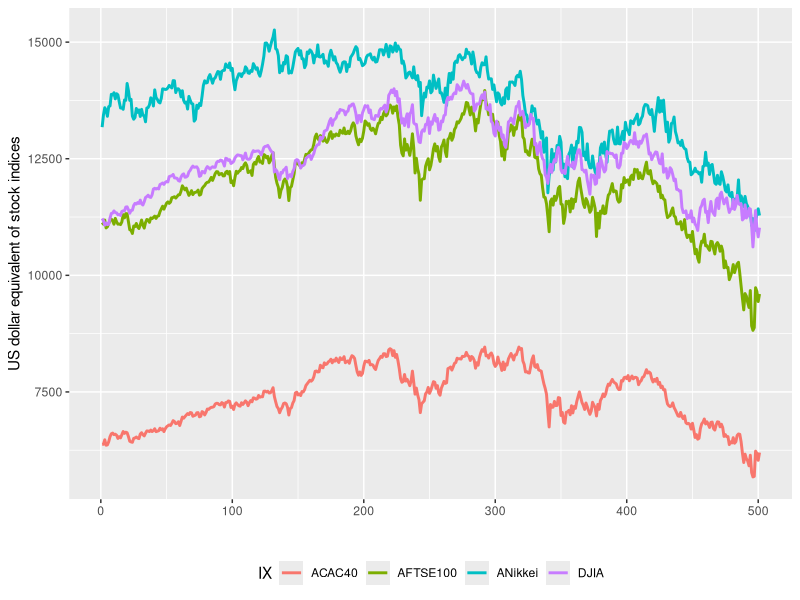
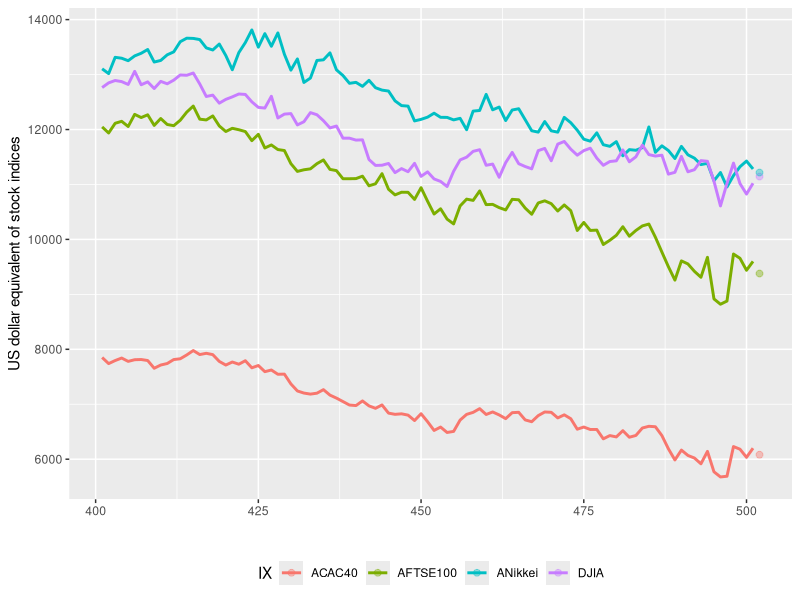
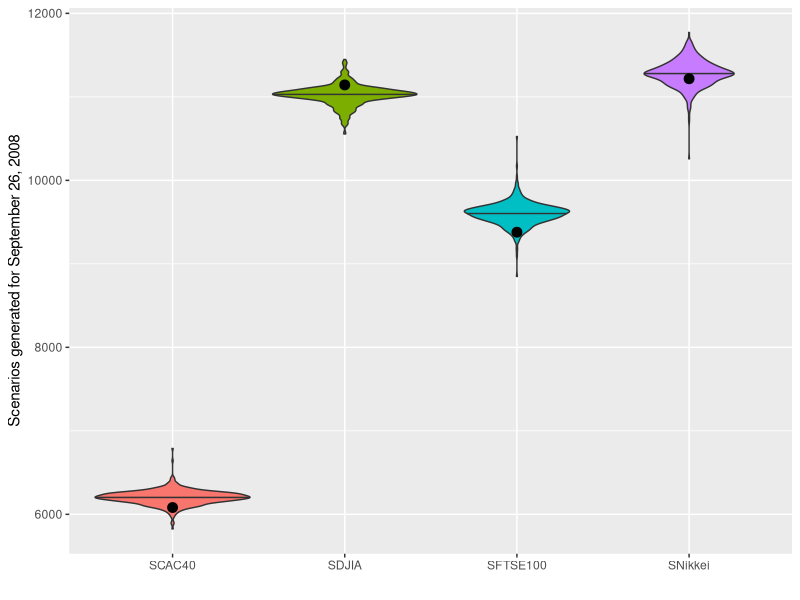
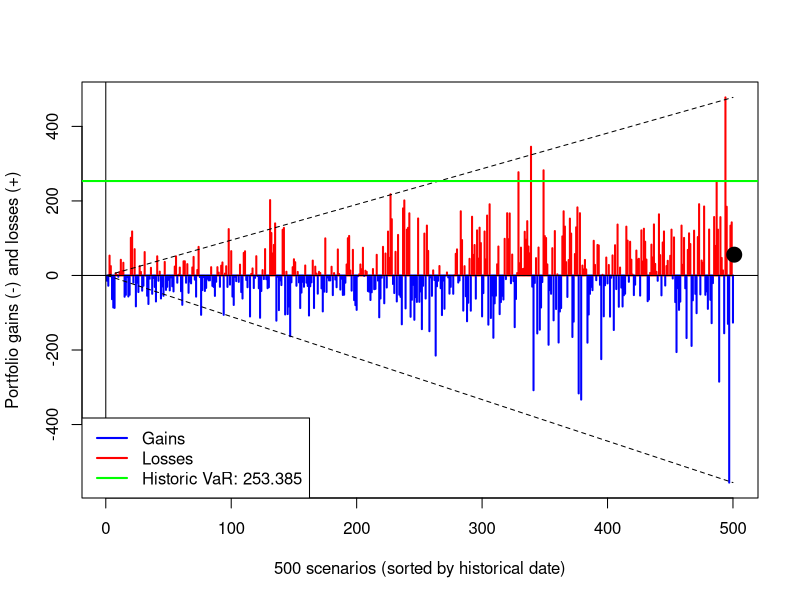
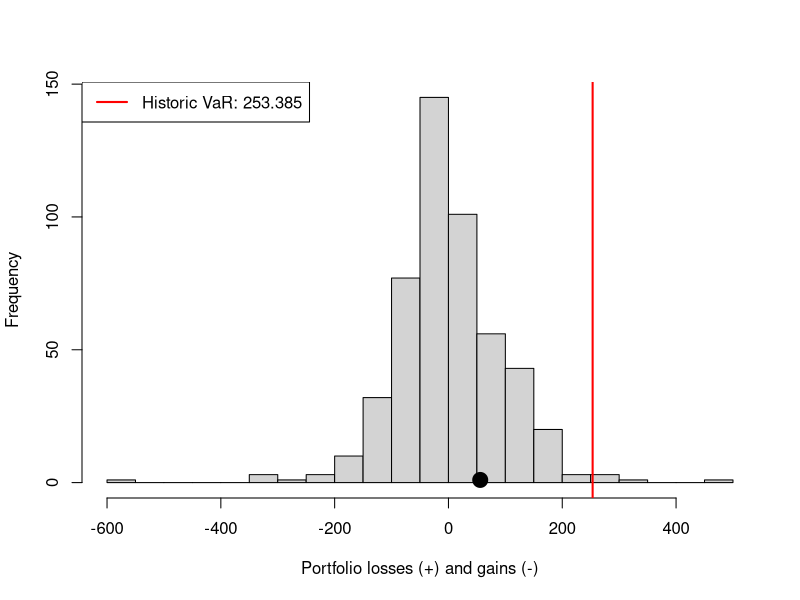
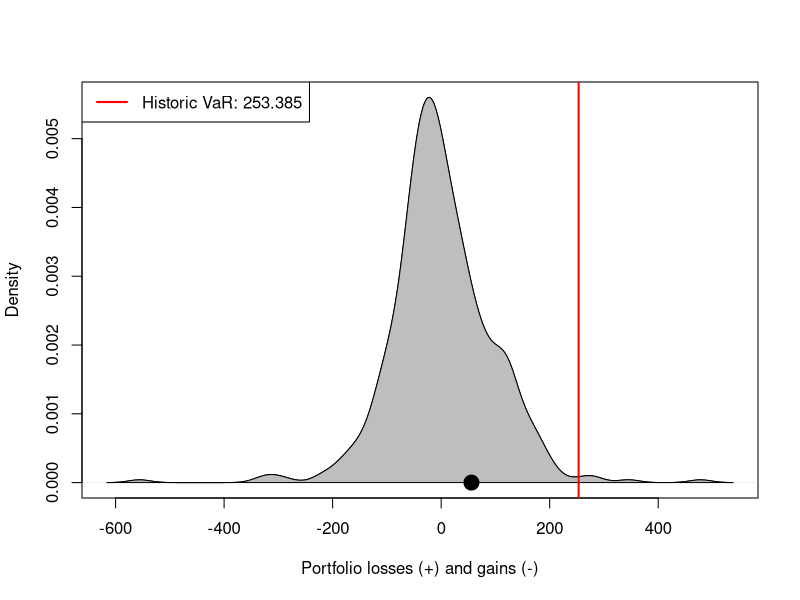
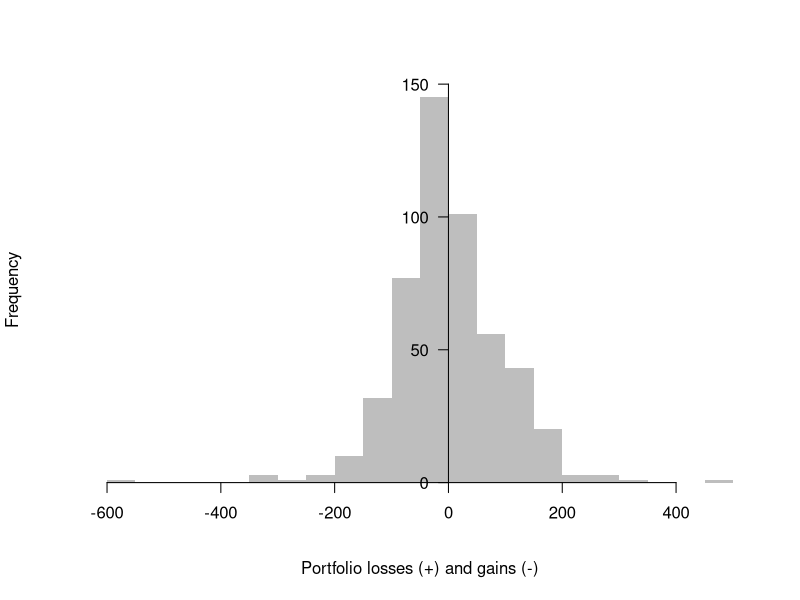
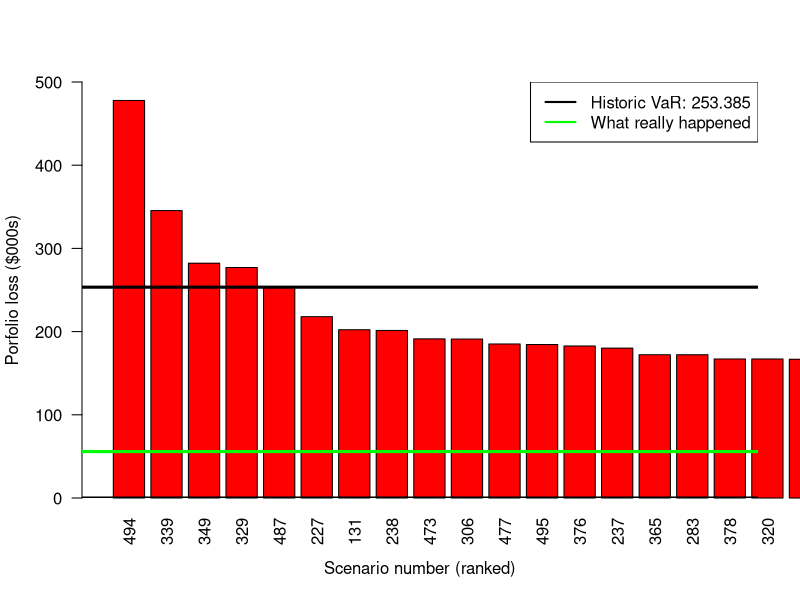

Reproduce these figures in R, in order.
## ---- chunk 1
rm(list=ls())
#library(zoo)
library(dplyr)
library(ggplot2)
library(tidyr)
## ---- chunk 2
df <- read.table("dataR.txt", sep = "", header = TRUE) 
## ---- chunk 3
head(df)
## ---- chunk 4
df.Adj <- df %>%
  mutate(Day = c(0:501)) %>%
  mutate(AFTSE100 = FTSE100 * USDGBP) %>%
  mutate(ACAC40 = CAC40 / EURUSD) %>%
  mutate(ANikkei = Nikkei / YENUSD)
## ---- chunk 5
df.Adj %>%
  select(Day, DJIA, AFTSE100, ACAC40, ANikkei) %>%
  slice(1, 2, 3, 4, 500, 501)
## ---- chunk 6
df.Adj %>%
  mutate(ANikkei = ANikkei*100) %>%
  mutate(obs = c(1:502)) %>%
  select(obs, DJIA, AFTSE100, ACAC40, ANikkei) %>%
  filter(obs < 502) %>%
  gather(IX, Adj, DJIA, AFTSE100, ACAC40, ANikkei) %>%
  mutate(IX = as.factor(IX)) %>%
  ggplot(aes(x = obs, y = Adj, col = IX)) +
  geom_line(size = 1) +
  labs(y = "US dollar equivalent of stock indices", x = "") +
  theme(legend.position = "bottom")
## ---- chunk 7
tomorrow <- df.Adj %>%
  mutate(ANikkei = ANikkei*100) %>%
  mutate(obs = c(1:502)) %>%
  select(obs, DJIA, AFTSE100, ACAC40, ANikkei) %>%
  filter(obs == 502) %>%
  gather(IX, Adj, DJIA, AFTSE100, ACAC40, ANikkei) %>%
  mutate(IX = as.factor(IX))

df.Adj %>%
  mutate(ANikkei = ANikkei*100) %>%
  mutate(obs = c(1:502)) %>%
  select(obs, DJIA, AFTSE100, ACAC40, ANikkei) %>%
  filter(obs > 400) %>%
  filter(obs < 502) %>%
  gather(IX, Adj, DJIA, AFTSE100, ACAC40, ANikkei) %>%
  mutate(IX = as.factor(IX)) %>%
  ggplot(aes(x = obs, y = Adj, col = IX)) +
  geom_line(size = 1) +
  geom_point(aes(obs, Adj), size = 2, alpha = 0.4, data = tomorrow) +
  labs(y = "US dollar equivalent of stock indices", x = "") +
  theme(legend.position = "bottom")
## ---- chunk 8
tomorrow
## ---- chunk 9
df.Adj %>%
  select(Day, DJIA, AFTSE100, ACAC40, ANikkei) %>%
  slice(1, 2, 3, 4, 500, 501)
## ---- chunk 10
df.Adj.S <- df.Adj %>%
  mutate(obs = c(0:501)) %>%
  mutate(SDJIA = DJIA[501] * (DJIA/lag(DJIA))) %>%
  mutate(SFTSE100 = AFTSE100[501] * (AFTSE100/lag(AFTSE100))) %>%
  mutate(SCAC40 = ACAC40[501] * (ACAC40/lag(ACAC40))) %>%
  mutate(SNikkei = ANikkei[501] * (ANikkei/lag(ANikkei)))

df.Adj.S %>%
  select(obs, SDJIA, SFTSE100, SCAC40, SNikkei) %>%
  slice(2, 3, 4, 500, 501)
## ---- chunk 11
levels(tomorrow$IX) <- list(SCAC40 = "ACAC40", SDJIA = "DJIA", 
                         SFTSE100 = "AFTSE100", SNikkei = "ANikkei")

df.Adj.S %>%
  mutate(SNikkei = SNikkei*100) %>%
  mutate(obs = c(1:502)) %>%
  select(obs, SDJIA, SFTSE100, SCAC40, SNikkei) %>%
  filter(obs < 502) %>%
  gather(IX, S, SDJIA, SFTSE100, SCAC40, SNikkei) %>%
  mutate(IX = as.factor(IX)) %>%
  ggplot(aes(x = IX, fill = IX)) +
  geom_violin(aes(IX, S), draw_quantiles = 0.5) +
  geom_point(aes(IX, Adj), size = 3,
             data = tomorrow, show.legend = FALSE) +
  labs(y = "Scenarios generated for September 26, 2008", x = "") +
  theme(legend.position = "none")
 
## ---- chunk 12
df.Adj.S <- df.Adj.S %>%
  mutate(p = (4000 * SDJIA / DJIA[501]) + # Investment portfolio value
             (3000 * SFTSE100 / AFTSE100[501]) + 
             (1000 * SCAC40 / ACAC40[501]) + 
             (2000 * SNikkei / ANikkei[501])) %>%
  mutate(l = 10000 - p) # Losses l

df.Adj.S %>%
  select(obs, SDJIA, SFTSE100, SCAC40, SNikkei, p, l) %>%
  slice(2, 3, 4, 500, 501)
## ---- chunk 13
l <- df.Adj.S %>%
  mutate(obs = c(0:501)) %>%
  select(obs, l) %>%
  filter(obs > 0 & obs < 501) %>%
  select(l) %>%
  unlist()

l.tomorrow <- df.Adj.S %>%
  mutate(obs = c(0:501)) %>%
  select(obs, l) %>%
  filter(obs == 501) %>%
  select(l) %>%
  unlist()
## ---- chunk 14
plot(l, type = "h", lwd = 2, 
     xlab = "500 scenarios (sorted by historical date)",
     ylab = "Portfolio gains (-) and losses (+)", 
     col = ifelse(l < 0, "blue", "red"))
points(501, l.tomorrow, pch = 19, cex = 2)
abline(0, 0)
abline(v = 0)
lines(seq(0, max(l, na.rm = TRUE), length.out = 500), lty = 2)
lines(seq(0, min(l, na.rm = TRUE), length.out = 500), lty = 2)
abline(h = 253.385, lwd = 2, col = "green")
legend("bottomleft", legend = c("Gains", "Losses", "Historic VaR: 253.385"),
       col = c("blue", "red", "green"), lty = 1, bg = "white", lwd = 2)
## ---- chunk 15
hist(l, 15, xlab = "Portfolio losses (+) and gains (-)", main = NULL)
points(l.tomorrow, 1, pch = 19, cex = 2)
abline(v = 253.385, col = "red", lwd = 2)
legend("topleft", legend = c("Historic VaR: 253.385"), col = "red", 
       bg = "white", lwd = 2)
## ---- chunk 16
densi <- density(l, na.rm = TRUE)
plot(densi, main = "", xlab = "Portfolio losses (+) and gains (-)")
polygon(densi, col = "grey", border = "black")
points(l.tomorrow, 0, pch = 19, cex = 2)
abline(v = 253.385, col = "red", lwd = 2)
legend("topleft", legend = c("Historic VaR: 253.385"), col = "red", 
       bg = "white", lwd = 2)
## ---- chunk 17
hist(l, 15, axes = F, lty = "blank", col = "grey", main = "",
     xlab = "Portfolio losses (+) and gains (-)")
axis(1, pos = 0)
axis(2, pos = 0, las = 1)
## ---- chunk 18
Table22.4 <- data.frame(scenario.number = order(l, decreasing = TRUE),
                        `loss in positive values` = 
                          l[order(l, decreasing = TRUE)])
head(Table22.4, 15)
## ---- chunk 19
tail(Table22.4)
## ---- chunk 20
VaR.hist <- 253.3850	
Results <- data.frame(VaR.method = "Historical simulation, sub-optimal weights", 
                      VaR = VaR.hist)
Results
## ---- chunk 21
barplot(l[order(l, decreasing = TRUE)], 
        names.arg = order(l, decreasing = TRUE), ylim = c(0, 500), 
        xlim = c(0, 20), las = 2, cex.names = 1, ylab = "Porfolio loss ($000s)",
        col = "red", xlab = "Scenario number (ranked)")
abline(h = 253.385, lwd = 3)
abline(h = 0, lwd = 3)
abline(h = l.tomorrow, lwd = 3, col = "green")
legend("topright", legend = c("Historic VaR: 253.385", 
       "What really happened"), col = c("black", "green"), 
       bg = "white", lwd = 2)
## ---- chunk 22
VaR.hist.quantile <- quantile(l, 0.99)
VaR.hist.quantile
## ---- chunk 23
quantile(l, 1-(0.008016032))
## ---- chunk 24
quantile(l, 0.991983968)
## ---- chunk 25
quantile(l, 0.99)
## ---- chunk 26
plot(seq(from = 0.902, to = 1, by = 0.002), 
     quantile(l, seq(from = 0.902, to = 1, by = 0.002)), cex = 1.5,
     xlab = "Confidence level (vertical line at 99%)", 
     ylab = "Portfolio VaR")
abline(v = 0.99, lty = 2, lwd = 2)
abline(h = quantile(l, 0.99), col = "blue", lty = 2, lwd = 2)
abline(h = Table22.4[5, 2], col = "red", lty = 2, lwd = 2)
legend("topleft", legend = c("99% level", "Historic VaR: 253.385", 
                             "99% quantile VaR: 218.3281"),
       col = c("black", "red", "blue"), lty = 2, bg = "white", lwd = 2)
## ---- chunk 27
ci <- seq(0, 1, length.out = 500)
ind <- c(1:500)
tail(data.frame("quantile function" = quantile(l, ci), 
                "scenario number" = order(l),
                "sort losses" = sort(l)))
## ---- chunk 28
Results.updated <- Results %>%
  add_row(VaR.method = 
            "Historical approximate quantile(), sub-optimal weights", 
          VaR = VaR.hist.quantile) %>%
  arrange(desc(-VaR))
Results.updated
## ---- chunk 29
R <- df.Adj %>%
  select(Day, DJIA, AFTSE100, ACAC40, ANikkei) %>%
  mutate(RDJIA = (DJIA-lag(DJIA))/lag(DJIA)) %>%
  mutate(RFTSE100 = (AFTSE100-lag(AFTSE100))/lag(AFTSE100)) %>%
  mutate(RCAC40 = (ACAC40-lag(ACAC40))/lag(ACAC40)) %>%
  mutate(Nikkei = (ANikkei-lag(ANikkei))/lag(ANikkei)) %>%
  select(RDJIA, RFTSE100, RCAC40, Nikkei) %>%
  slice(-1)

R.tomorrow <- R %>%
  slice(501)

R <- R %>%
  slice(-501)
## ---- chunk 30
Rcor <- cor(R)
Table23.5 <- Rcor
Table23.5
## ---- chunk 31
Rcov <- cov(R)
Table23.6 <- Rcov
Table23.6
## ---- chunk 32
Rsd <- apply(R, 2, sd)
alpha <- c(4000, 3000, 1000, 2000)
(Pvar <- t(alpha) %*% Rcov %*% alpha) # equation in page 506 (chapter 22)
## ---- chunk 33
(Psd <- Pvar^0.5)
## ---- chunk 34
(VaR.ew <- qnorm(0.99, 0, 1) * Psd)
## ---- chunk 35
Results.updated <- Results.updated %>%
  add_row(VaR.method = 
            "Model building equally weighted, sub-optimal weights", 
          VaR = VaR.ew) %>%
  arrange(desc(-VaR))
Results.updated
## ---- chunk 36
# Model building example -- EWMA
covEWMA <-
  function(factors, lambda = 0.96, return.cor = FALSE) {
    factor.names  = colnames(factors)
    t.factor      = nrow(factors)
    k.factor      = ncol(factors)
    factors       = as.matrix(factors)
    t.names       = rownames(factors)

    cov.f.ewma = array(,c(t.factor, k.factor, k.factor))
    cov.f = var(factors)  # unconditional variance as EWMA at time = 0
    FF = (factors[1, ] - mean(factors)) %*% t(factors[1,] - mean(factors))
    cov.f.ewma[1,,] = (1 - lambda) * FF  + lambda * cov.f
    for (i in 2:t.factor) {
    FF = (factors[i, ] - mean(factors)) %*% t(factors[i, ] - mean(factors))
    cov.f.ewma[i,,] = (1 - lambda) * FF  + lambda * cov.f.ewma[(i-1),,]
    }
    dimnames(cov.f.ewma) = list(t.names, factor.names, factor.names)

    if(return.cor) {
      cor.f.ewma = cov.f.ewma
      for (i in 1:dim(cor.f.ewma)[1]) {
        cor.f.ewma[i, , ] = cov2cor(cov.f.ewma[i, ,])
      }
      return(cor.f.ewma)
    } else {
      return(cov.f.ewma)
    }
  }
## ---- chunk 37
Rdf <- as.data.frame(R)
C <- covEWMA(Rdf, lambda = 0.94)[500,,] 
Table23.7 <- C
Table23.7
## ---- chunk 38
(Pvar_EWMA <- t(alpha) %*% C %*% alpha)
## ---- chunk 39
(Psd_EWMA <- Pvar_EWMA^0.5)
## ---- chunk 40
(VaR.ewma <- qnorm(0.99, 0, 1) * Psd_EWMA)
## ---- chunk 41
Results.updated <- Results.updated %>%
  add_row(VaR.method = "Model building equally EWMA, sub-optimal weights", 
          VaR = VaR.ewma) %>%
  arrange(desc(-VaR))
Results.updated
## ---- chunk 42
Table23.8 <- data.frame(Rsd * 100, diag(C)^0.5 * 100)
colnames(Table23.8) <- c("Equal weighting", "EWMA")
rownames(Table23.8) <- c("DJIA", "FTSE 100", "CAC 40", "Nikkei 225")
t(Table23.8)
## ---- chunk 43
W_hull <- alpha / 10000
W_hullt <- data.frame(W_hull)
rownames(W_hullt) <- c("DJIA", "FTSE 100", "CAC 40", "Nikkei 225")
t(W_hullt)
## ---- chunk 44
R <- R * 100
R.tomorrow <- R.tomorrow * 100
stocks<- c("DJIA", "FTSE100", "CAC40", "Nikkei")
sigma <- var(R)
sd <- diag(sigma)^0.5
E <- colMeans(R)
E.tomorrow <- colMeans(R.tomorrow)
ones <- abs(E / E)
a <- c(t(ones) %*% solve(sigma) %*% ones)
b <- c(t(ones) %*% solve(sigma) %*% E)
c <- c(t(E) %*% solve(sigma) %*% E)
d <- c(a * c - (b^2))
g <- c(solve(sigma) %*% (c * ones - b * E) / d)
h <- c(solve(sigma) %*% (a * E - b * ones) / d)
ER <- seq(from = -0.3, to = 0.3, by = 0.0001)
S <- ER
W <- matrix(0, nrow = length(ER), ncol = length(stocks))
for(i in 1:length(ER)){
  W[i,] <- g + h * ER[i]
  ER[i] <- W[i,] %*% E
  S[i] <- (t(W[i,]) %*% sigma %*% W[i, ])^0.5
  }
W_min <- (solve(sigma) %*% ones) / a
R_min <- c(t(W_min) %*% E)
R_min.realized <- c(t(W_min) %*% E.tomorrow)
S_min <- c(t(W_min) %*% sigma %*% W_min)^0.5
# Allocation to mimic the return of the CAC40 but with lower risk
W.cac40 <- g + h * E[3]
R_cac40 <- c(t(W.cac40) %*% E)
R_cac40.realized <- c(t(W.cac40) %*% E.tomorrow)
S_cac40 <- c(t(W.cac40) %*% sigma %*% W.cac40)^0.5
R_hull.realized = c(t(W_hull) %*% E.tomorrow)
## ---- chunk 45
W <- data.frame(W_hull, W_min, W.cac40, c(0.25,0.25,0.25,0.25))
rownames(W) <- c("DJIA", "FTSE 100", "CAC 40", "Nikkei 225")
colnames(W) <- c("Hull (original weights)", "minimum variance (Martín)", "CAC 40 target return", "naive (1/N)")
t(W)
## ---- chunk 46
W_hull <- alpha / 10000
R_hull <- c(t(W_hull) %*% E)
S_hull <- c(t(W_hull) %*% sigma %*% W_hull)^0.5

plot(S, ER, type = "l", lwd = 2, xlim = c(0.7, 1.6), ylim = c(-0.022, 0.005),
     ylab = "Expected return", xlab = "Standard deviation")
points(diag(sigma)^0.5, E)
abline(0, R_hull / S_hull, lty = 3, col = "blue")
abline(0, R_min / S_min, lty = 3, col = "red")
points(S_min, R_min, col = "red", pch = 19, cex = 2)
abline(0, 0, lty = 3)
text(S_min, R_min, "Martin's
     alpha", pos = 2, cex = 0.8)
text(sd, E, stocks, adj = -0.5, cex = 0.8)
points(S_hull, R_hull, col = "blue", pch = 19, cex = 2)
text(S_hull, R_hull, "Hull's alpha", adj = -0.3, cex = 0.8, pos = 1)
legend("bottomleft", legend = c("DJ=0.4, FTSE=0.3, CAC=0.1, Nikkei=0.2",
                            "DJ=0.56, FTSE=0.038, CAC=0.022, Nikkei=0.38"),
       col = c("blue","red"), pch = 19, bg = "white", cex = 0.8)
## ---- chunk 47
(R_min.realized <- c(t(W_min) %*% E.tomorrow))
(R_hull.realized = c(t(W_hull) %*% E.tomorrow))
## ---- chunk 48
W_hull <- alpha / 10000
R_hull <- c(t(W_hull) %*% E)
S_hull <- c(t(W_hull) %*% sigma %*% W_hull)^0.5

W_1N <- c(0.25,0.25,0.25,0.25)
R_1N <- c(t(W_1N) %*% E)
S_1N <- c(t(W_1N) %*% sigma %*% W_1N)^0.5

plot(S, ER, type = "l", lwd = 2, xlim = c(0.7, 1.6), ylim = c(-0.022, 0.005),
     ylab = "Expected return", xlab = "Standard deviation")
points(diag(sigma)^0.5, E)
abline(0, R_hull / S_hull, lty = 3, col = "blue")
abline(0, R_min / S_min, lty = 3, col = "red")
abline(0, R_1N / S_1N, lty = 3, col = "purple")
points(S_min, R_min, col = "red", pch = 19, cex = 2)
points(S_1N, R_1N, col = "purple", pch = 19, cex = 2)
abline(0, 0, lty = 3)
text(S_min, R_min, "Martin's
     alpha", pos = 2, cex = 0.8)
text(sd, E, stocks, adj = -0.5, cex = 0.8)
points(S_hull, R_hull, col = "blue", pch = 19, cex = 2)
text(S_hull, R_hull, "Hull's alpha", adj = -0.3, cex = 0.8, pos = 1)
text(S_1N, R_1N, "1/N alpha", adj = -0.3, cex = 0.8, pos = 3)
legend("bottomleft",
       legend = c("Hull: DJ=0.4, FTSE=0.3, CAC=0.1, Nikkei=0.2",
"Martin: DJ=0.56, FTSE=0.038, CAC=0.022, Nikkei=0.38",
"1/N: DJ=0.25, FTSE=0.25, CAC=0.25, Nikkei=0.25"),
       col = c("blue","red", "purple"), pch = 19, bg = "white", cex = 0.8)
## ---- chunk 49
set.seed <- 1
M <- rnorm(10000, R_min, S_min)
hist(M, 100, xlim = c(-4, 4), ylim = c(0, 450), main = "")
abline(v = R_min.realized, col = "blue", lwd = 3)
abline(v = quantile(M, 0.025), lty = 2)
abline(v = quantile(M, 0.975), lty = 2)
## ---- chunk 50
set.seed = 1
H = rnorm(10000, R_hull, S_hull)
hist(H,100, xlim = c(-4, 4), ylim = c(0, 450), main = "")
abline(v = R_hull.realized, col = "blue", lwd = 3)
abline(v = quantile(H, 0.025), lty = 2)
abline(v = quantile(H, 0.975), lty = 2)
## ---- chunk 51
set.seed <- 1
Ca <- rnorm(10000, R_cac40, S_cac40)
hist(Ca, 100, xlim = c(-4, 4), ylim = c(0, 450), main = "")
abline(v = R_cac40.realized, col = "blue", lwd = 3)
abline(v = quantile(C, 0.025), lty = 2)
abline(v = quantile(C, 0.975), lty = 2)
## ---- chunk 52
plot(S, ER, type = "l", lwd = 2, xlim = c(0.7, 1.6),
     ylim = c(-0.022, 0.007), ylab = "Expected return",
     xlab = "Standard deviation")
points(diag(sigma)^0.5, E)
abline(0, 0, lty = 3)
points(S_cac40, R_cac40, col = "red", pch = 19, cex = 2)
points(0.68, R_cac40.realized, col = "red", pch = 15, cex = 2)
text(S_cac40, R_cac40, "CAC40
     expected return", pos = 2, cex = 0.8)
text(sd,E,stocks,adj=-0.5,cex=0.8)
W_hull = alpha / 10000
R_hull = c(t(W_hull) %*% E)
S_hull = c(t(W_hull) %*% sigma %*% W_hull)^0.5
points(S_hull, R_hull, col = "blue", pch = 19, cex = 2)
points(0.68, R_hull.realized, col = "blue", pch = 15, cex = 2)
abline(0,R_hull / S_hull, lty = 3, col = "blue")
abline(0,R_cac40 / S_cac40, lty = 3, col = "red")
abline(0,E[3] / sd[3], lty = 3)
abline(v = S_cac40, lty = 3)
text(S_hull, R_hull, "Hull's alpha", adj = -0.3, cex = 0.8, pos = 1)
legend("bottomleft", legend = 
         c("DJ=0.4,  FTSE=0.3,  CAC=0.1,  Nikkei=0.2",
                          "DJ=0.607, FTSE=-0.403, CAC=0.459, Nikkei=0.336"),
       col = c("blue", "red"), pch = 19, bg = "white", cex = 0.8)
## ---- chunk 53
(R_min.realized)
(R_hull.realized)
(R_cac40.realized)
## ---- chunk 54
# Model building approach, equally weighted.
alpha2 <- c(W_min * 10000)
alpha3 <- c(W.cac40 * 10000)
# This is the minimum variance optimal portfolio.
Pvar2 <- t(alpha2) %*% Rcov %*% alpha2
Psd2 <- Pvar2^0.5
VaR.ew.optimal <- qnorm(0.99, 0, 1) * Psd2
# This is optimal portfolio targeting the CAC 40 expected return.
Pvar3 <- t(alpha3) %*% Rcov %*% alpha3
Psd3 <- Pvar3^0.5
VaR.ew.optimal.cac <- qnorm(0.99, 0, 1) * Psd3
## ---- chunk 55
Results.updated <- Results.updated %>%
  add_row(VaR.method = 
            c("Model building equally weighted minimum variance weights", 
              "Model building equally weighted targeting CAC40"), 
          VaR = c(VaR.ew.optimal, VaR.ew.optimal.cac)) %>%
  arrange(desc(-VaR))
Results.updated
## ---- chunk 56
Pvar2_EWMA <- t(alpha2) %*% C %*% alpha2
Psd2_EWMA <- Pvar2_EWMA^0.5
VaR.ewma.optimal <- qnorm(0.99, 0, 1) * Psd2_EWMA
VaR.ewma.optimal
Pvar3_EWMA <- t(alpha3) %*% C %*% alpha3
Psd3_EWMA <- Pvar3_EWMA^0.5
VaR.ewma.optimal.cac <- qnorm(0.99, 0, 1) * Psd3_EWMA
VaR.ewma.optimal.cac
## ---- chunk 57
Results.updated <- Results.updated %>%
  add_row(VaR.method = 
            c("Model building EWMA minimum variance weights", 
              "Model building EWMA targeting CAC40"), 
          VaR = c(VaR.ewma.optimal, VaR.ewma.optimal.cac)) %>%
  arrange(desc(-VaR))
Results.updated
## ---- chunk 58
df.Adj.S <- df.Adj.S %>%
  mutate(p2 = (alpha2[1] * SDJIA / DJIA[501]) + # Investment portfolio value
             (alpha2[2] * SFTSE100 / AFTSE100[501]) + 
             (alpha2[3] * SCAC40 / ACAC40[501]) + 
             (alpha2[4] * SNikkei / ANikkei[501])) %>%
  mutate(l2 = 10000 - p2) %>% # Losses l
  mutate(p3 = (alpha3[1] * SDJIA / DJIA[501]) + # Investment portfolio value
             (alpha3[2] * SFTSE100 / AFTSE100[501]) + 
             (alpha3[3] * SCAC40 / ACAC40[501]) + 
             (alpha3[4] * SNikkei / ANikkei[501])) %>%
  mutate(l3 = 10000 - p3) # Losses l
## ---- chunk 59
l2 <- df.Adj.S %>%
  filter(obs > 0 & obs < 501) %>%
  select(l2) %>%
  unlist()

l2.tomorrow <- df.Adj.S %>%
  filter(obs == 501) %>%
  select(l2) %>%
  unlist()

l3 <- df.Adj.S %>%
  filter(obs > 0 & obs < 501) %>%
  select(l3) %>%
  unlist()

l3.tomorrow <- df.Adj.S %>%
  filter(obs == 501) %>%
  select(l3) %>%
  unlist()
## ---- chunk 60
plot(l, type = "h", ylim = c(-600, 600), lwd = 2,
     xlab = "500 scenarios (sorted by historical date)",
ylab = "Gains (-) and losses (+)", col = ifelse(l < 0, "blue", "red"))
abline(0, 0)
abline(v = 0)
abline(h = max(l), lty = 2)
abline(h = min(l), lty = 2)
## ---- chunk 61
sort(l)[496]
## ---- chunk 62
plot(l2, type = "h", ylim = c(-600, 600), lwd = 2,
     xlab = "500 scenarios (sorted by historical date)",
     ylab = "Gains (-) and losses (+)", col = ifelse(l2 < 0, "blue", "red"))
abline(0, 0)
abline(v = 0)
abline(h = max(l2), lty = 2)
abline(h = min(l2), lty = 2)
## ---- chunk 63
sort(l2)[496]
## ---- chunk 64
plot(l3, type = "h", ylim = c(-600, 600), lwd = 2,
     xlab = "500 scenarios (sorted by historical date)",
     ylab = "Gains (-) and losses (+)", col = ifelse(l3 < 0, "blue", "red"))
abline(0, 0)
abline(v = 0)
abline(h = max(l3), lty = 2)
abline(h = min(l3), lty = 2)
## ---- chunk 65
sort(l3)[496]
## ---- chunk 66
par(mfrow=c(1, 3), oma = c(0, 0, 2, 0))
par(pty = "s")
plot(l, type = "h", ylim = c(-600, 600), lwd = 2, xlab = "",
     main = "Hull original case.", ylab = "Gains (-) and losses (+)",
     col = ifelse(l < 0, "blue", "red"))
abline(0, 0)
abline(v = 0)
abline(h = max(l), lty = 2)
abline(h = min(l), lty = 2)
plot(l2, type = "h", ylim = c(-600, 600), lwd = 2,
     main = "Minimum variance.",
     xlab = "500 scenarios sorted by historical date.", ylab = "",
     col = ifelse(l2 < 0, "blue", "red"))
abline(0, 0)
abline(v = 0)
abline(h = max(l2), lty = 2)
abline(h = min(l2), lty = 2)
plot(l3, type = "h", ylim = c(-600, 600), lwd = 2, xlab = "",
     main = "Optimal targeting CAC 40.", ylab = "",
     col = ifelse(l3 < 0, "blue", "red"))
abline(0, 0)
abline(v = 0)
abline(h = max(l3), lty = 2)
abline(h = min(l3), lty = 2)
## ---- chunk 67
lq <- quantile(l, c(0.25, 0.5, 0.75))
lq2 <- quantile(l2, c(0.25, 0.5, 0.75))
lq3 <- quantile(l3, c(0.25, 0.5, 0.75))
ll <- data.frame(lq, lq2, lq3)
colours <- c("red", "orange", "blue")
## ---- chunk 68
barplot(as.matrix(t(ll)), beside = TRUE, col = colours, ylim = c(-60, 60),
        xlab = "Quantiles", ylab = "Gains (-) and Losses (+)")
legend("topleft", c("Hull original","Optimal minvar",
                    "Replicating CAC40 ER"), cex = 1.3, bty = "n",
       fill = colours)
